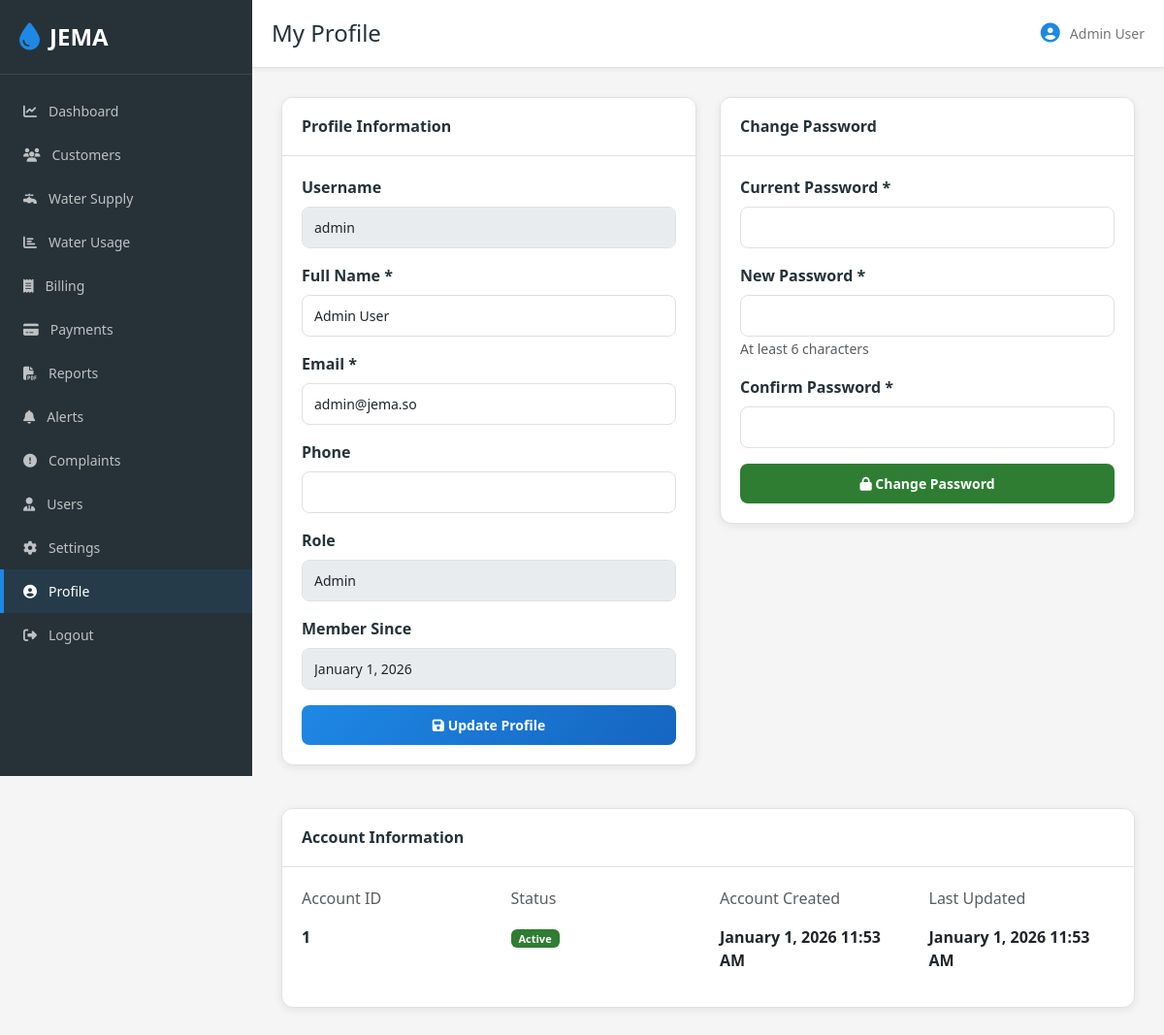
The app's page /profile.php (signed in) with its own data.
### tables this page shows
CREATE TABLE IF NOT EXISTS users (
    id INT PRIMARY KEY AUTO_INCREMENT,
    username VARCHAR(50) UNIQUE NOT NULL,
    email VARCHAR(100) UNIQUE NOT NULL,
    password VARCHAR(255) NOT NULL,
    full_name VARCHAR(100) NOT NULL,
    role ENUM('admin', 'staff') NOT NULL DEFAULT 'staff',
    phone VARCHAR(20),
    status ENUM('active', 'inactive') NOT NULL DEFAULT 'active',
    created_at TIMESTAMP DEFAULT CURRENT_TIMESTAMP,
    updated_at TIMESTAMP DEFAULT CURRENT_TIMESTAMP ON UPDATE CURRENT_TIMESTAMP
);

### config.php (called while the page is built, shortened)
<?php
function escape($data) {
    return htmlspecialchars($data, ENT_QUOTES, 'UTF-8');
}
function isAdmin() {
    return isset($_SESSION['role']) && $_SESSION['role'] === 'admin';
}

### profile.php (the view, shortened to what this page needs)
<?php
require_once 'config.php';
require_once 'auth.php';
$stmt = $db->prepare("SELECT * FROM users WHERE id = ?");
$stmt->bind_param("i", $_SESSION['user_id']);
$stmt->execute();
$result = $stmt->get_result();
$user = $result->fetch_assoc();
?>
<!DOCTYPE html>
<html lang="en">
<head>
    <link href="https://cdn.jsdelivr.net/npm/bootstrap@5.3.0/dist/css/bootstrap.min.css" rel="stylesheet">
    <link rel="stylesheet" href="https://cdnjs.cloudflare.com/ajax/libs/font-awesome/6.4.0/css/all.min.css">
    <link rel="stylesheet" href="assets/style.css">
</head>
<body>
    <div class="d-flex">
        <?php include 'includes/sidebar.php'; ?>
        <main class="main-content">
            <header class="top-bar">
                <div class="header-left">
                    <h2>My Profile</h2>
                </div>
                <div class="header-right">
                    <div class="user-info">
                        <i class="fas fa-user-circle"></i>
                        <span><?php echo escape($_SESSION['full_name']); ?></span>
                    </div>
                </div>
            </header>
            <div class="content">
                <div class="row">
                    <div class="col-lg-6 mb-4">
                        <div class="card">
                            <div class="card-header">
                                <h5>Profile Information</h5>
                            </div>
                            <div class="card-body">
                                <form method="POST">
                                    <div class="mb-3">
                                        <label class="form-label">Username</label>
                                        <input type="text" class="form-control" value="<?php echo escape($user['username']); ?>" disabled>
                                    </div>
                                    <div class="mb-3">
                                        <label class="form-label">Full Name *</label>
                                        <input type="text" class="form-control" name="full_name" value="<?php echo escape($user['full_name']); ?>" required>
                                    </div>
                                    <div class="mb-3">
                                        <label class="form-label">Email *</label>
                                        <input type="email" class="form-control" name="email" value="<?php echo escape($user['email']); ?>" required>
                                    </div>
                                    <div class="mb-3">
                                        <label class="form-label">Phone</label>
                                        <input type="tel" class="form-control" name="phone" value="<?php echo escape($user['phone'] ?? ''); ?>">
                                    </div>
                                    <div class="mb-3">
                                        <label class="form-label">Role</label>
                                        <input type="text" class="form-control" value="<?php echo ucfirst(escape($user['role'])); ?>" disabled>
                                    </div>
                                    <div class="mb-3">
                                        <label class="form-label">Member Since</label>
                                        <input type="text" class="form-control" value="<?php echo date('F j, Y', strtotime($user['created_at'])); ?>" disabled>
                                    </div>
                                    <button type="submit" class="btn btn-primary w-100">
                                        <i class="fas fa-save"></i> Update Profile
                                    </button>
                                </form>
                            </div>
                        </div>
                    </div>
                    <div class="col-lg-6 mb-4">
                        <div class="card">
                            <div class="card-header">
                                <h5>Change Password</h5>
                            </div>
                            <div class="card-body">
                                <form method="POST">
                                    <div class="mb-3">
                                        <label class="form-label">Current Password *</label>
                                        <input type="password" class="form-control" name="old_password" required>
                                    </div>
                                    <div class="mb-3">
                                        <label class="form-label">New Password *</label>
                                        <input type="password" class="form-control" name="new_password" required>
                                        <small class="form-text text-muted">At least 6 characters</small>
                                    </div>
                                    <div class="mb-3">
                                        <label class="form-label">Confirm Password *</label>
                                        <input type="password" class="form-control" name="confirm_password" required>
                                    </div>
                                    <button type="submit" class="btn btn-success w-100">
                                        <i class="fas fa-lock"></i> Change Password
                                    </button>
                                </form>
                            </div>
                        </div>
                    </div>
                    <div class="col-lg-12 mb-4">
                        <div class="card">
                            <div class="card-header">
                                <h5>Account Information</h5>
                            </div>
                            <div class="card-body">
                                <div class="row">
                                    <div class="col-md-3">
                                        <p class="text-muted">Account ID</p>
                                        <p><strong><?php echo $user['id']; ?></strong></p>
                                    </div>
                                    <div class="col-md-3">
                                        <p class="text-muted">Status</p>
                                        <p>
                                            <span class="badge bg-<?php echo $user['status'] === 'active' ? 'success' : 'danger'; ?>">
                                                <?php echo ucfirst($user['status']); ?>
                                            </span>
                                        </p>
                                    </div>
                                    <div class="col-md-3">
                                        <p class="text-muted">Account Created</p>
                                        <p><strong><?php echo date('F j, Y g:i A', strtotime($user['created_at'])); ?></strong></p>
                                    </div>
                                    <div class="col-md-3">
                                        <p class="text-muted">Last Updated</p>
                                        <p><strong><?php echo date('F j, Y g:i A', strtotime($user['updated_at'])); ?></strong></p>
                                    </div>
                                </div>
                            </div>
                        </div>
                    </div>
                </div>
            </div>
        </main>
    </div>
</body>
</html>

### includes/sidebar.php (shortened to what this page needs)
<nav class="sidebar">
    <div class="sidebar-header">
        <div class="logo">
            <i class="fas fa-droplet"></i>
            <span>JEMA</span>
        </div>
    </div>
    <ul class="nav flex-column">
        <li class="nav-item">
            <a class="nav-link <?php echo basename($_SERVER['PHP_SELF']) === 'dashboard.php' ? 'active' : ''; ?>" href="dashboard.php">
                <i class="fas fa-chart-line"></i>
                <span>Dashboard</span>
            </a>
        </li>
        <?php if (isAdmin()): ?>
        <li class="nav-item">
            <a class="nav-link <?php echo basename($_SERVER['PHP_SELF']) === 'customers.php' ? 'active' : ''; ?>" href="customers.php">
                <i class="fas fa-users"></i>
                <span>Customers</span>
            </a>
        </li>
        <li class="nav-item">
            <a class="nav-link <?php echo basename($_SERVER['PHP_SELF']) === 'water-supply.php' ? 'active' : ''; ?>" href="water-supply.php">
                <i class="fas fa-faucet"></i>
                <span>Water Supply</span>
            </a>
        </li>
        <li class="nav-item">
            <a class="nav-link <?php echo basename($_SERVER['PHP_SELF']) === 'usage.php' ? 'active' : ''; ?>" href="usage.php">
                <i class="fas fa-chart-bar"></i>
                <span>Water Usage</span>
            </a>
        </li>
        <li class="nav-item">
            <a class="nav-link <?php echo basename($_SERVER['PHP_SELF']) === 'billing.php' ? 'active' : ''; ?>" href="billing.php">
                <i class="fas fa-receipt"></i>
                <span>Billing</span>
            </a>
        </li>
        <li class="nav-item">
            <a class="nav-link <?php echo basename($_SERVER['PHP_SELF']) === 'payments.php' ? 'active' : ''; ?>" href="payments.php">
                <i class="fas fa-credit-card"></i>
                <span>Payments</span>
            </a>
        </li>
        <li class="nav-item">
            <a class="nav-link <?php echo basename($_SERVER['PHP_SELF']) === 'reports.php' ? 'active' : ''; ?>" href="reports.php">
                <i class="fas fa-file-pdf"></i>
                <span>Reports</span>
            </a>
        </li>
        <li class="nav-item">
            <a class="nav-link <?php echo basename($_SERVER['PHP_SELF']) === 'alerts.php' ? 'active' : ''; ?>" href="alerts.php">
                <i class="fas fa-bell"></i>
                <span>Alerts</span>
            </a>
        </li>
        <li class="nav-item">
            <a class="nav-link <?php echo basename($_SERVER['PHP_SELF']) === 'complaints.php' ? 'active' : ''; ?>" href="complaints.php">
                <i class="fas fa-exclamation-circle"></i>
                <span>Complaints</span>
            </a>
        </li>
        <li class="nav-item">
            <a class="nav-link <?php echo basename($_SERVER['PHP_SELF']) === 'users.php' ? 'active' : ''; ?>" href="users.php">
                <i class="fas fa-user-tie"></i>
                <span>Users</span>
            </a>
        </li>
        <li class="nav-item">
            <a class="nav-link <?php echo basename($_SERVER['PHP_SELF']) === 'settings.php' ? 'active' : ''; ?>" href="settings.php">
                <i class="fas fa-cog"></i>
                <span>Settings</span>
            </a>
        </li>
        <?php endif; ?>
        <li class="nav-item">
            <a class="nav-link <?php echo basename($_SERVER['PHP_SELF']) === 'profile.php' ? 'active' : ''; ?>" href="profile.php">
                <i class="fas fa-user-circle"></i>
                <span>Profile</span>
            </a>
        </li>
        <li class="nav-item">
            <a class="nav-link" href="logout.php">
                <i class="fas fa-sign-out-alt"></i>
                <span>Logout</span>
            </a>
        </li>
    </ul>
</nav>

### assets/style.css (style rules this page uses)
:root { --primary-blue: #1E88E5; --primary-dark: #1565C0; --success-green: #2E7D32; --danger-red: #C62828; --warning-orange: #F9A825; --white: #FFFFFF; --dark-gray: #263238; --light-gray: #F5F5F5; --border-gray: #E0E0E0; --text-gray: #757575; }
* { margin: 0; padding: 0; box-sizing: border-box; }
html, body { height: 100%; font-family: 'Segoe UI', Tahoma, Geneva, Verdana, sans-serif; background-color: var(--light-gray); }
body { color: var(--dark-gray); }
.sidebar { width: 260px; background: var(--dark-gray); color: white; min-height: 100vh; position: fixed; left: 0; top: 0; padding: 0; overflow-y: auto; z-index: 1000; transition: transform 0.3s ease; }
.sidebar-header { padding: 20px; border-bottom: 1px solid rgba(255, 255, 255, 0.1); }
.logo { display: flex; align-items: center; gap: 10px; font-size: 24px; font-weight: 700; color: white; }
.logo i { color: var(--primary-blue); font-size: 28px; }
.sidebar .nav { padding: 15px 0; }
.sidebar .nav-item { margin: 0; }
.sidebar .nav-link { color: rgba(255, 255, 255, 0.7); padding: 12px 20px; border-left: 4px solid transparent; transition: all 0.3s ease; display: flex; align-items: center; gap: 12px; font-size: 14px; }
.sidebar .nav-link:hover, .sidebar .nav-link.active { color: white; background-color: rgba(30, 136, 229, 0.1); border-left-color: var(--primary-blue); }
.d-flex { display: flex; }
.main-content { flex: 1; margin-left: 260px; transition: margin-left 0.3s ease; min-height: 100vh; display: flex; flex-direction: column; }
.top-bar { background: white; padding: 20px; border-bottom: 1px solid var(--border-gray); display: flex; justify-content: space-between; align-items: center; box-shadow: 0 2px 4px rgba(0, 0, 0, 0.05); }
.header-left { display: flex; align-items: center; gap: 15px; }
.header-left h2 { font-size: 24px; margin: 0; color: var(--dark-gray); }
.header-right { display: flex; align-items: center; gap: 20px; }
.user-info { display: flex; align-items: center; gap: 10px; font-size: 14px; color: var(--text-gray); }
.user-info i { font-size: 20px; color: var(--primary-blue); }
.content { flex: 1; padding: 30px; overflow-y: auto; }
.card { background: white; border: 1px solid var(--border-gray); border-radius: 12px; box-shadow: 0 2px 8px rgba(0, 0, 0, 0.08); margin-bottom: 20px; overflow: hidden; }
.card-header { background: white; border-bottom: 1px solid var(--border-gray); padding: 20px; }
.card-header h5 { margin: 0; font-size: 16px; font-weight: 600; color: var(--dark-gray); }
.card-body { padding: 20px; }
.form-control { border: 1px solid var(--border-gray); border-radius: 8px; padding: 10px 12px; font-size: 14px; transition: border-color 0.3s ease; }
.form-label { font-weight: 600; color: var(--dark-gray); margin-bottom: 8px; }
.btn { border-radius: 8px; padding: 10px 16px; font-weight: 600; font-size: 14px; transition: all 0.3s ease; border: none; }
.btn-primary { background: linear-gradient(135deg, var(--primary-blue) 0%, var(--primary-dark) 100%); color: white; }
.btn-success { background: var(--success-green); color: white; }
.badge { border-radius: 6px; padding: 4px 8px; font-size: 11px; font-weight: 600; }
.bg-success { background: var(--success-green) !important; }
.card, .stat-card { animation: slideIn 0.3s ease; }

### records on screen
users: username "admin", full_name "Admin User", email "admin@jema.so", role "Admin", created_at "January 1, 2026", id "1", status "Active", created_at "January 1, 2026 11:53 AM", updated_at "January 1, 2026 11:53 AM"

### other values on screen
$_SESSION['full_name'] "Admin User"
